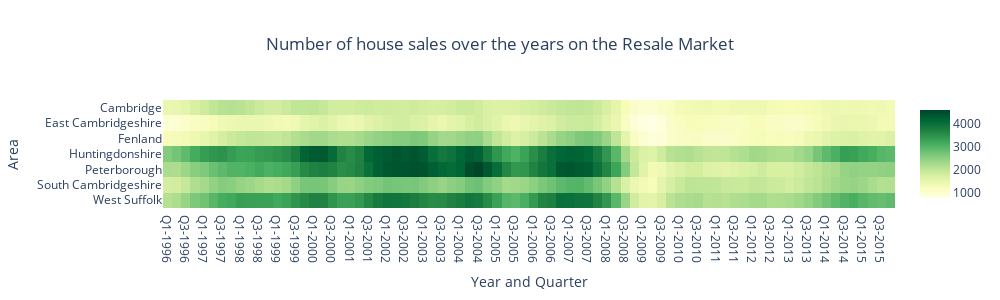

Here is the notebook cell this chart was saved with:
### Code cell
heatmap_trace = go.Heatmap(z=df1.values[:,2:][::-1],
                           x=df1.columns[2:],
                           y=df1.values[:,1][::-1],
                           colorscale='YlGn',
                           colorbar=dict()
                          )

layout = go.Layout(
    title={
        'text': 'Number of house sales over the years on the Resale Market',
        'x': 0.5,
        'xanchor': 'center'
    },
    xaxis=dict(title='Year and Quarter'),
    yaxis=dict(title='Area'), 
    width=1000, 
    height=300
)
fig = go.Figure(data=[heatmap_trace], layout=layout)
pyo.plot(fig, filename='../graphs/Heatmap_Resales_sold.html')

fig.show()

### Figure 1 — Plotly figure (JSON) as saved in the notebook; plotly's stock layout.template omitted (floating-point values rounded to 4 significant figures; data arrays with more than 128 entries replaced by an {"elided": "..."} marker saying what was removed)
{"data": [{"colorscale": [[0, "rgb(255,255,229)"], [0.125, "rgb(247,252,185)"], [0.25, "rgb(217,240,163)"], [0.375, "rgb(173,221,142)"], [0.5, "rgb(120,198,121)"], [0.625, "rgb(65,171,93)"], [0.75, "rgb(35,132,67)"], [0.875, "rgb(0,104,55)"], [1, "rgb(0,69,41)"]], "type": "heatmap", "x": ["Q1-1996", "Q2-1996", "Q3-1996", "Q4-1996", "Q1-1997", "Q2-1997", "Q3-1997", "Q4-1997", "Q1-1998", "Q2-1998", "Q3-1998", "Q4-1998", "Q1-1999", "Q2-1999", "Q3-1999", "Q4-1999", "Q1-2000", "Q2-2000", "Q3-2000", "Q4-2000", "Q1-2001", "Q2-2001", "Q3-2001", "Q4-2001", "Q1-2002", "Q2-2002", "Q3-2002", "Q4-2002", "Q1-2003", "Q2-2003", "Q3-2003", "Q4-2003", "Q1-2004", "Q2-2004", "Q3-2004", "Q4-2004", "Q1-2005", "Q2-2005", "Q3-2005", "Q4-2005", "Q1-2006", "Q2-2006", "Q3-2006", "Q4-2006", "Q1-2007", "Q2-2007", "Q3-2007", "Q4-2007", "Q1-2008", "Q2-2008", "Q3-2008", "Q4-2008", "Q1-2009", "Q2-2009", "Q3-2009", "Q4-2009", "Q1-2010", "Q2-2010", "Q3-2010", "Q4-2010", "Q1-2011", "Q2-2011", "Q3-2011", "Q4-2011", "Q1-2012", "Q2-2012", "Q3-2012", "Q4-2012", "Q1-2013", "Q2-2013", "Q3-2013", "Q4-2013", "Q1-2014", "Q2-2014", "Q3-2014", "Q4-2014", "Q1-2015", "Q2-2015", "Q3-2015", "Q4-2015"], "y": ["West Suffolk", "South Cambridgeshire", "Peterborough", "Huntingdonshire", "Fenland", "East Cambridgeshire", "Cambridge"], "z": {"elided": "7x80 int values"}}], "layout": {"height": 300, "title": {"text": "Number of house sales over the years on the Resale Market", "x": 0.5, "xanchor": "center"}, "width": 1000, "xaxis": {"title": {"text": "Year and Quarter"}}, "yaxis": {"title": {"text": "Area"}}}}
